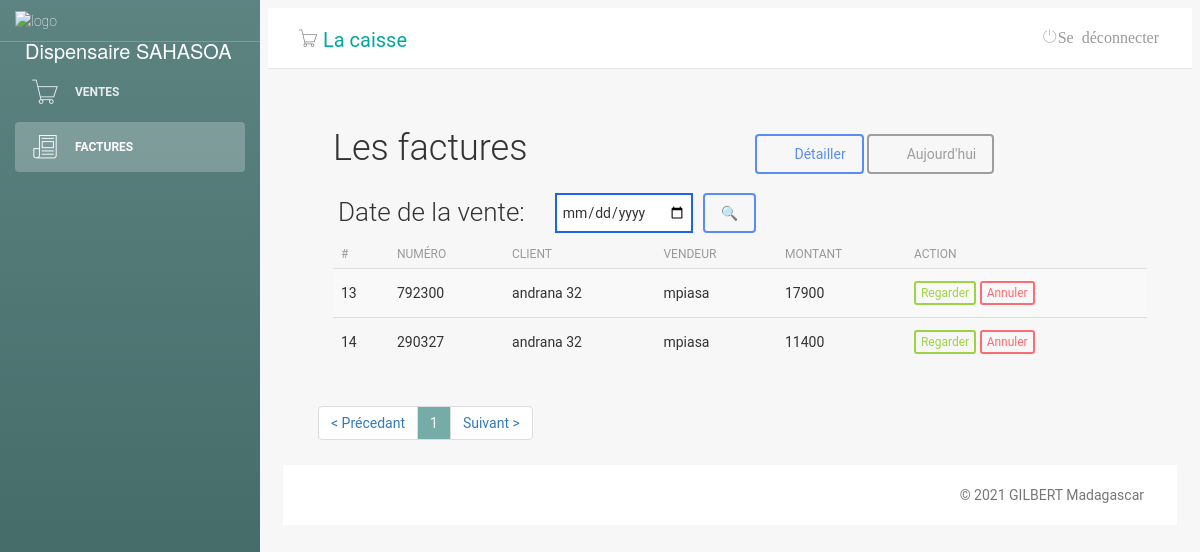
The app's page /invoices.php, older data.
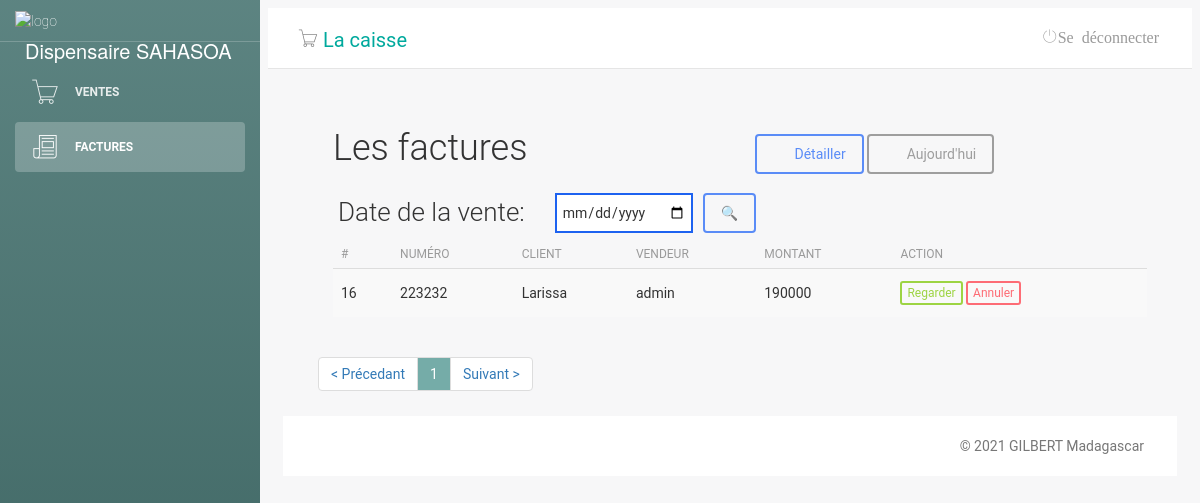
The same page, newer data.
### tables this page shows
CREATE TABLE "tb_ventes" (
	"id"	INTEGER,
	"prix"	varchar(11),
	"date"	date,
	"vendeur"	varchar(55),
	"client"	varchar(55) DEFAULT NULL,
	"n_NotaFiscal"	int(11),
	"paiment"	varchar(55),
	"mois"	TEXT,
	"an"	TEXT,
	"benefice"	NUMERIC,
	"states"	INTEGER,
	PRIMARY KEY("id" AUTOINCREMENT)
);

### invoices.php (the view, shortened to what the changed rows need)
<?php
include('classes/Mysql.php');
?>
<!doctype html>
<html lang="pt-br">
<head>
    <link href="css/bootstrap.min.css" rel="stylesheet" />
    <link href="css/animate.min.css" rel="stylesheet" />
    <link href="css/light-bootstrap-dashboard.css?v=1.4.0" rel="stylesheet" />
    <link href="css/demo.css" rel="stylesheet" />
    <link href="css/style.css" rel="stylesheet">
    <link href="css/font-awesome.min.css" rel="stylesheet">
    <link href='css/css' rel='stylesheet' type='text/css'>
    <link href="css/pe-icon-7-stroke.css" rel="stylesheet" />
</head>
<body>
    <div class="wrapper">
        <div class="main-panel">
            <div class="content">
                <div class="container-fluid">
                    <div class="row">
                        <?php
                        if (isset($_GET['date_invoice'])) {
                            $date = $_GET['date_invoice'];
                            $date = date_parse($date);
                            $day = $date['day'];
                            $month = $date['month'];
                            $year = $date['year'];
                            $year = substr($year, 2);
                            $date = $month . '/' . $day . '/' . $year;
                        } else {
                            $date = date('m/d/y');
                        }
                        $numRows = 0;
                        $itemsPerPage = 30;
                        $totalItemReq = $db->query("SELECT id FROM tb_ventes WHERE date = '$date'");
                        while ($row = $totalItemReq->fetch(SQLITE3_ASSOC)) {
                            ++$numRows;
                        }
                        $totalItem = $numRows;
                        $totalPages = ceil($totalItem / $itemsPerPage) + 1;
                        if (isset($_GET['page']) and !empty($_GET['page']) and $_GET['page'] > 0 and $_GET['page'] <= $totalItem) {
                            $_GET['page'] = intval($_GET['page']);
                            $currentPage = $_GET['page'];
                        } else {
                            $currentPage = 1;
                        }
                        $begin = ($currentPage - 1) * $itemsPerPage;
                        $sql = $db->prepare("SELECT * FROM tb_ventes WHERE date = '$date'");
                        $sql->execute();
                        $andranas = $sql->fetchAll();
                            $sql = $db->prepare("SELECT * FROM `tb_ventes` WHERE date = '$date' LIMIT $begin,$itemsPerPage");
                        $sql->execute();
                        $produtos = $sql->fetchAll();
                        ?>
                        <div class="lista-cliente">
                            <div id="top" class="row">
                                <div class="col-sm-6">
                                    <h2>Les factures</h2>
                                </div>
                            </div>
                            <div id="list" class="row">
                                <div class="table-responsive col-md-12">
                                    <table class="table table-striped" cellspacing="0" cellpadding="0">
                                        <thead>
                                            <tr>
                                                <th>#</th>
                                                <th>Numéro</th>
                                                <th>Client</th>
                                                <th>Vendeur</th>
                                                <th>montant</th>
                                                <th class="actions">Action</th>
                                            </tr>
                                        </thead>
                                        <tbody>
                                            <tr>
                                                <?php foreach ($produtos as $value) : ?>
                                                    <td><?php echo $value['id'] ?></td>
                                                    <td><?php echo $value['n_NotaFiscal'] ?></td>
                                                    <td><?php echo $value['client'] ?></td>
                                                    <td><?php echo $value['vendeur'] ?></td>
                                                    <td><?php echo ($value['prix']) ?></td>
                                                    <td class="actions">
                                                        <a class="btn btn-success btn-xs" href="invoice-detail.php?client=<?=$value['client']?>&vendeur=<?=$value['vendeur']?>&total=<?=($value['prix'])?>&numero=<?=($value['n_NotaFiscal'])?>">Regarder</a>
                                                        <a class="btn btn-danger btn-xs" href="invoice-cancel.php?client=<?=$value['client']?>&vendeur=<?=$value['vendeur']?>&total=<?=($value['prix'])?>&numero=<?=($value['n_NotaFiscal'])?>">Annuler</a>
                                                    </td>
                                            </tr>
                                        <?php
                                                endforeach;
                                        ?>
                                        </tbody>
                                    </table>
                                </div>
                                <div id="bottom" class="row">
                                    <div class="col-md-12">
                                        <ul class="pagination">
                                            <?php for ($i = 1; $i < $totalPages; $i++) {
                                                if ($i == $currentPage) {
                                                    echo '<li><a  style="background-color: #75aca8; color:white;" href="#">' . $i . '</a></li>';
                                                } else {
                                                    echo '<li><a href="?pg=sales&page=' . $i . '">' . $i . '</a></li>';
                                                }
                                            } ?>
                                        </ul>
                                    </div>
                                </div>
                            </div>
                        </div>
                    </div>
                </div>
            </div>
        </div>
</body>
</html>

Row changes from the older to the newer data that the page shows:
removed tb_ventes: id "13", n_NotaFiscal "792300", client "andrana 32", vendeur "mpiasa", prix "17900"
removed tb_ventes: id "14", n_NotaFiscal "290327", client "andrana 32", vendeur "mpiasa", prix "11400"
added tb_ventes: id "16", n_NotaFiscal "223232", client "Larissa", vendeur "admin", prix "190000"
